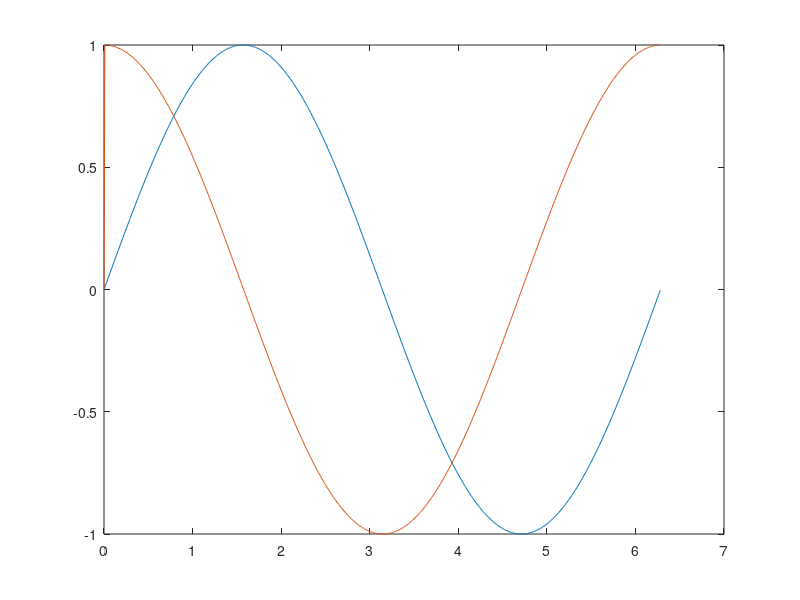

Source code (MATLAB):
clc; clear; close all;

x = 0:0.01:2*pi;
y = sin(x);
dx = x(2) - x(1);
% dy = (sin(x(2:end)) - sin(x(1:end-1)))./dx;
dy = diff(sin(x))./ dx;
dy = [0, dy];

plot (x,y);
hold on
plot (x,dy);
